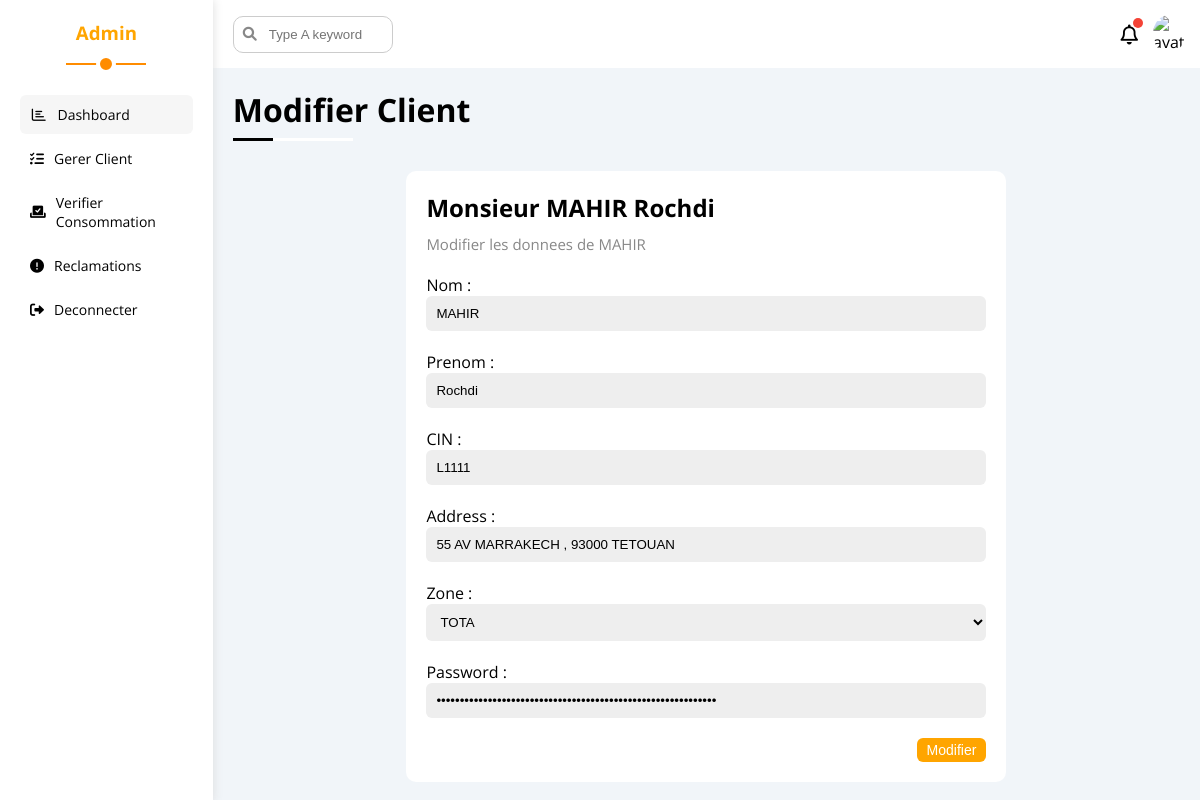
/admin/modifier.php?id=21 (signed in), run on the app's committed database.
### tables this page shows
CREATE TABLE `client` (
  `idClient` int(11) NOT NULL,
  `cin` varchar(30) NOT NULL,
  `nom` varchar(30) NOT NULL,
  `prenom` varchar(30) NOT NULL,
  `password` varchar(255) NOT NULL,
  `address` varchar(255) NOT NULL,
  `zone_geo` int(11) NOT NULL
);

### admin/modifier.php (the view, shortened to what this page needs)
<?php
require("../connexion.php") ;
$id =$conn->real_escape_string($_GET['id']);
$sql = "SELECT * FROM client WHERE idClient = '$id'";
$result = mysqli_query($conn, $sql);
if ($result) {
    $row = mysqli_fetch_assoc($result);
}
?>
<?php
    include('../component/headA.php')
?>
<body>
    <div class="page d-flex">
        <?php include("../component/sideBarA.php")?>
        <div class="content w-full">
            <?php include("../component/headerUsers.php")?>
            <h1 class="p-relative">Modifier Client</h1>
            <div class="Quick-draft p-20 bg-white rad-10 m-20">
                <h2 class="mt-0 mb-10">Monsieur <?php echo $row['nom']." ".$row['prenom'] ?></h2>
                <p class="mt-0 mb-20 c-gray fs-15">Modifier les donnees de <?php echo $row['nom'] ?></p>
                <form action="" method="post">
                    Nom : <input class="d-block mb-20 w-full bg-eee b-none p-10 rad-6" type="text" name="name" value= "<?php echo $row['nom']?>" >
                    Prenom :<input class="d-block mb-20 w-full bg-eee b-none p-10 rad-6" type="text" name="prenom" value= "<?php echo $row['prenom']?>" >
                    CIN : <input class="d-block mb-20 w-full bg-eee b-none p-10 rad-6" type="text" name="cin" value= "<?php echo $row['cin']?>" >
                    Address :<input class="d-block mb-20 w-full bg-eee b-none p-10 rad-6" type="text" name="address" value= "<?php echo $row['address']?>"  >
                    Zone : <select class="d-block mb-20 w-full bg-eee b-none p-10 rad-6" name="zone_id">
                        <?php
                            $sql = "SELECT * FROM zonegeographique";
                            $result = mysqli_query($conn , $sql) ;
                            while ($zone = mysqli_fetch_assoc($result)) {
                                    $selected = ($zone['idZone'] == $row['zone_geo']) ? 'selected' : '';
                                    echo "<option value='{$zone['idZone']}' $selected>{$zone['nomZone']}</option>";
                            }
                        ?>
                    </select>
                    Password :<input class="d-block mb-20 w-full bg-eee b-none p-10 rad-6" type="password" name="pass" value= "<?php echo $row['password']?>" >
                    <input class="save d-block fs-14 bg-blue c-white b-none w-fit btn-shape" type="submit" name="modifier" value="Modifier">
                </form>
            </div>
    </div>
</body>
</html>

### css/admin/framework.css (style rules this page uses)
:root { --blue-color : #0075ff ; --blue-alt-color : #0d69d5 ; --orange-color : #f59e0b ; --green-color : #22c55e ; --red-color : #f44336 ; --gray-color : #888 ; }
.d-flex { display: flex; }
.d-block { display : block ; }
.p-10 { padding: 10px; }
.p-20 { padding: 20px; }
.m-20 { margin: 20px; }
.mt-0 { margin-top: 0; }
.mb-10 { margin-bottom : 10px ; }
.mb-20 { margin-bottom : 20px ; }
.w-full { width: 100%; }
.w-fit { width : fit-content }
.bg-white { background-color: white; }
.bg-eee { background-color : #EEE ; }
.bg-blue { background-color : var(--blue-color); }
.c-white { color : white ; }
.c-gray { color : var(--gray-color) ; }
.p-relative { position: relative; }
.fs-14 { font-size: 14px; }
.fs-15 { font-size : 15px ; }
.rad-6 { border-radius: 6px; }
.rad-10 { border-radius: 10px; }
.b-none { border : none ; }
.btn-shape { padding : 4px 10px ; border-radius : 6px ; }

### css/admin/master.css (style rules this page uses)
:root { --blue-color : #FFA500 ; --blue-alt-color : #FF8C00 ; --orange-color : #f59e0b ; --green-color : #22c55e ; --red-color : #f44336 ; --gray-color : #888 ; }
* { box-sizing: border-box; }
body { font-family: 'Open Sans', sans-serif; margin : 0 ; }
.page { background: #f1f5f9; min-height : 100vh ; }
.content { overflow: hidden; }
.page h1 { margin : 20px 20px 40px ; }
.page h1::before , .page h1::after { content: ""; position: absolute; height: 3px; bottom: -10px; left : 0 ; }
.page h1::before { width: 120px; background-color: white; }
.page h1::after { width: 40px; background-color: black; }
.Quick-draft { width: 600px; margin: 20px auto; }
.Quick-draft .save { margin-left : auto ; cursor: pointer; transition : 0.3s ; }

### data on the page
client: nom "MAHIR", prenom "Rochdi", name "MAHIR", cin "L1111", address "55 AV MARRAKECH , 93000 TETOUAN"

### other printed values
form field zone_id "TOTA"
